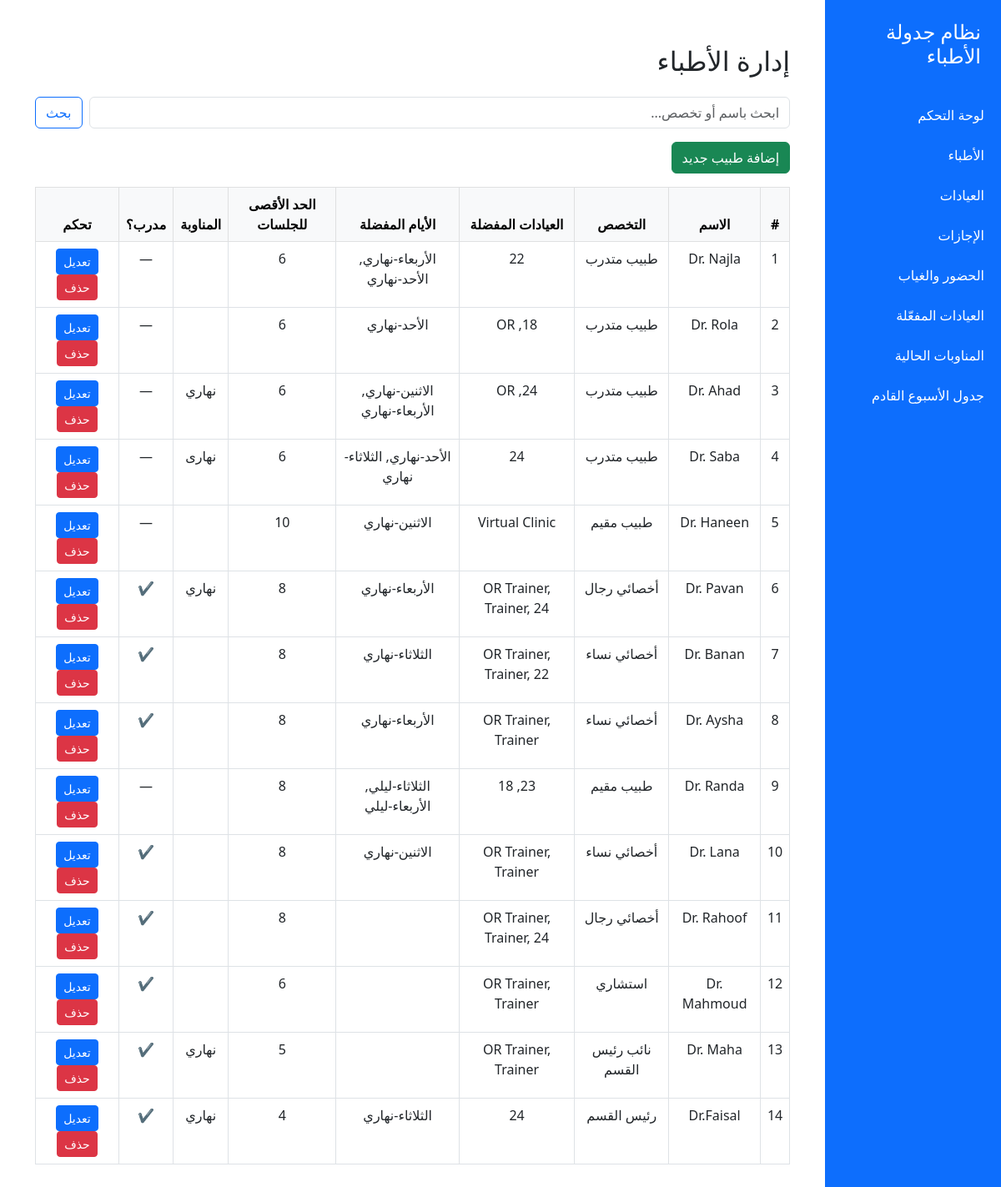
Before: /dashboard/doctors/ with the older database file.
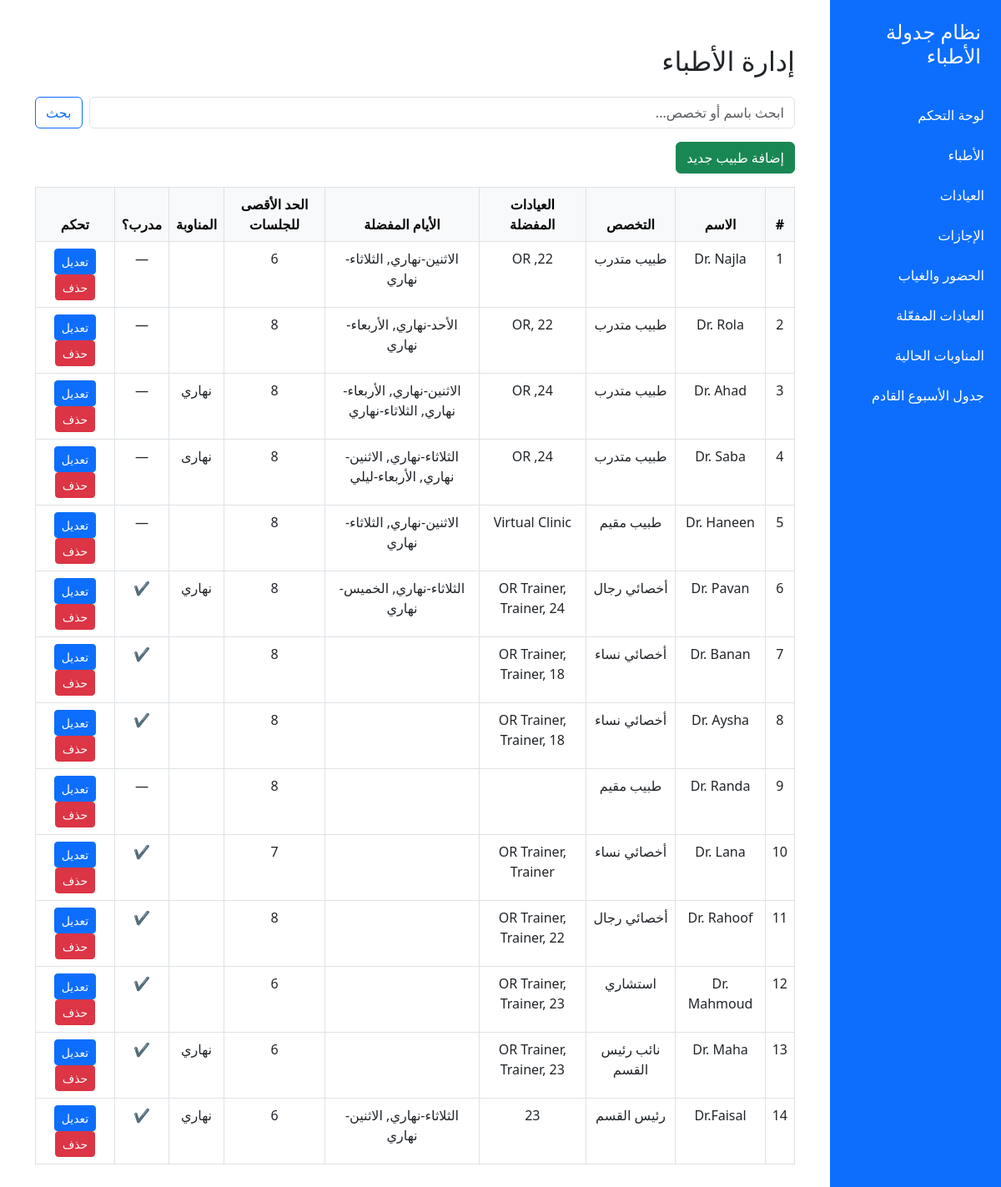
After: the same page with the newer database file.
### doctors_app/models.py (models this page shows, shortened)
class Doctor(models.Model):
    name = models.CharField(max_length=100, verbose_name='اسم الطبيب')
    specialty = models.CharField(max_length=100, verbose_name='التخصص')
    max_sessions = models.IntegerField(default=10, verbose_name='الحد الأقصى للجلسات')
    preferred_clinics = models.JSONField(default=list, blank=True, verbose_name='تفضيلات العيادات')
    preferred_days = models.JSONField(default=list, blank=True, verbose_name='تفضيلات الأيام مع الشيفت')  # ✅ List مش Dict
    unavailable_days = models.JSONField(default=list, blank=True, verbose_name='الأيام غير المتاحة مع الشيفت')  # ✅ List
    shift_preference = models.JSONField(default=list, blank=True, verbose_name='تفضيلات المناوبة')
    has_training = models.BooleanField(default=False, verbose_name='مدرب')

### doctors_app/views.py (the view)
# urls.py: path('doctors/', views.doctors_list, name='doctors_list'),
def doctors_list(request):
    query = request.GET.get('q', '')
    doctors = Doctor.objects.all()
    existing_clinics = set(Clinic.objects.values_list('name', flat=True))
    for doctor in doctors:
        if doctor.preferred_clinics:
            cleaned_preferred = [name for name in doctor.preferred_clinics if name in existing_clinics]
            if cleaned_preferred != doctor.preferred_clinics:
                doctor.preferred_clinics = cleaned_preferred
                doctor.save(update_fields=['preferred_clinics'])  # 🛠️ نحفظ بس الفيلد المطلوب بدون لمس الباقي
    if query:
        doctors = doctors.filter(
            models.Q(name__icontains=query) | models.Q(specialty__icontains=query)
        )
    return render(request, 'doctors_list.html', {'doctors': doctors})

### templates/doctors_list.html (shortened to what this page needs)
{% extends 'base.html' %}
{% block content %}
<div class="container">
  <h2 class="my-4">إدارة الأطباء</h2>
  <form method="get" class="mb-3 d-flex">
    <input type="text" name="q" class="form-control me-2" placeholder="ابحث باسم أو تخصص..." value="{{ request.GET.q }}">
    <button class="btn btn-outline-primary" type="submit">بحث</button>
  </form>
  <a href="{% url 'add_doctor' %}" class="btn btn-success mb-3">إضافة طبيب جديد</a>
  <table class="table table-bordered table-hover text-center">
    <thead class="table-light">
      <tr>
        <th>#</th>
        <th>الاسم</th>
        <th>التخصص</th>
        <th>العيادات المفضلة</th>
        <th>الأيام المفضلة</th>
        <th>الحد الأقصى للجلسات</th>
        <th>المناوبة</th>
        <th>مدرب؟</th>
        <th>تحكم</th>
      </tr>
    </thead>
    <tbody>
      {% for doctor in doctors %}
      <tr>
        <td>{{ forloop.counter }}</td>
        <td>{{ doctor.name }}</td>
        <td>{{ doctor.specialty }}</td>
        <td>{{ doctor.preferred_clinics|join:", " }}</td>
        <td>{{ doctor.preferred_days|join:", " }}</td>
        <td>{{ doctor.max_sessions }}</td>
        <td>{{ doctor.shift_preference|join:", " }}</td>
        <td>{% if doctor.has_training %}✔{% else %}—{% endif %}</td>
        <td>
          <a href="{% url 'edit_doctor' doctor.id %}" class="btn btn-sm btn-primary">تعديل</a>
          <a href="{% url 'delete_doctor' doctor.id %}" class="btn btn-sm btn-danger" onclick="return confirm('هل أنت متأكد من الحذف؟');">حذف</a>
        </td>
      </tr>
      {% empty %}
      <tr><td colspan="9">لا يوجد نتائج.</td></tr>
      {% endfor %}
    </tbody>
  </table>
</div>
{% endblock %}

### templates/base.html (shortened to what this page needs)
<!DOCTYPE html>
<html lang="ar" dir="rtl">
<head>
    <link href="https://cdn.jsdelivr.net/npm/bootstrap@5.3.0/dist/css/bootstrap.rtl.min.css" rel="stylesheet">
</head>
<body>
<div class="sidebar">
    <h4 class="p-4">نظام جدولة الأطباء</h4>
    <a href="{% url 'doctor_dashboard' %}">لوحة التحكم</a>
    <a href="{% url 'doctors_list' %}">الأطباء</a>
    <a href="{% url 'clinics_list' %}">العيادات</a>
    <a href="{% url 'vacations_list' %}">الإجازات</a>
    <a href="{% url 'attendance_list' %}">الحضور والغياب</a>
    <a href="{% url 'active_locations' %}">العيادات المفعّلة</a>
    <a href="{% url 'current_schedule' %}">المناوبات الحالية</a>
    <a href="{% url 'next_schedule' %}">جدول الأسبوع القادم</a>
</div>
<div class="main-content">
    {% block content %}{% endblock %}
</div>
</body>
</html>

### templates/base.html (style rules this page uses)
body { min-height: 100vh; display: flex; flex-direction: row; }
.sidebar { width: 250px; background-color: #0d6efd; color: white; min-height: 100vh; }
.sidebar a { color: white; text-decoration: none; display: block; padding: 12px 20px; transition: background 0.3s; }
.main-content { flex-grow: 1; padding: 30px; }

Changed rows visible on the page:
changed Doctor "Dr. Najla": preferred_clinics "22" → "22, OR"; preferred_days "الأربعاء-نهاري, الأحد-نهاري" → "الاثنين-نهاري, الثلاثاء-نهاري"
changed Doctor "Dr. Rola": preferred_clinics "18, OR" → "OR, 22"; preferred_days "الأحد-نهاري" → "الأحد-نهاري, الأربعاء-نهاري"; max_sessions "6" → "8"
changed Doctor "Dr. Ahad": preferred_days "الاثنين-نهاري, الأربعاء-نهاري" → "الاثنين-نهاري, الأربعاء-نهاري, الثلاثاء-نهاري"; max_sessions "6" → "8"
changed Doctor "Dr. Saba": preferred_clinics "24" → "24, OR"; preferred_days "الأحد-نهاري, الثلاثاء-نهاري" → "الثلاثاء-نهاري, الاثنين-نهاري, الأربعاء-ليلي"; max_sessions "6" → "8"
changed Doctor "Dr. Haneen": preferred_days "الاثنين-نهاري" → "الاثنين-نهاري, الثلاثاء-نهاري"; max_sessions "10" → "8"
changed Doctor "Dr. Pavan": preferred_days "الأربعاء-نهاري" → "الثلاثاء-نهاري, الخميس-نهاري"
changed Doctor "Dr. Banan": preferred_clinics "OR Trainer, Trainer, 22" → "OR Trainer, Trainer, 18"; preferred_days "الثلاثاء-نهاري" → (not shown)
changed Doctor "Dr. Aysha": preferred_clinics "OR Trainer, Trainer" → "OR Trainer, Trainer, 18"; preferred_days "الأربعاء-نهاري" → (not shown)
changed Doctor "Dr. Randa": preferred_clinics "23, 18" → (not shown); preferred_days "الثلاثاء-ليلي, الأربعاء-ليلي" → (not shown)
changed Doctor "Dr. Lana": max_sessions "8" → "7"; preferred_days "الاثنين-نهاري" → (not shown)
changed Doctor "Dr. Rahoof": preferred_clinics "OR Trainer, Trainer, 24" → "OR Trainer, Trainer, 22"
changed Doctor "Dr. Mahmoud": preferred_clinics "OR Trainer, Trainer" → "OR Trainer, Trainer, 23"
changed Doctor "Dr. Maha": preferred_clinics "OR Trainer, Trainer" → "OR Trainer, Trainer, 23"; max_sessions "5" → "6"
changed Doctor "Dr.Faisal": preferred_clinics "24" → "23"; preferred_days "الثلاثاء-نهاري" → "الثلاثاء-نهاري, الاثنين-نهاري"; max_sessions "4" → "6"
